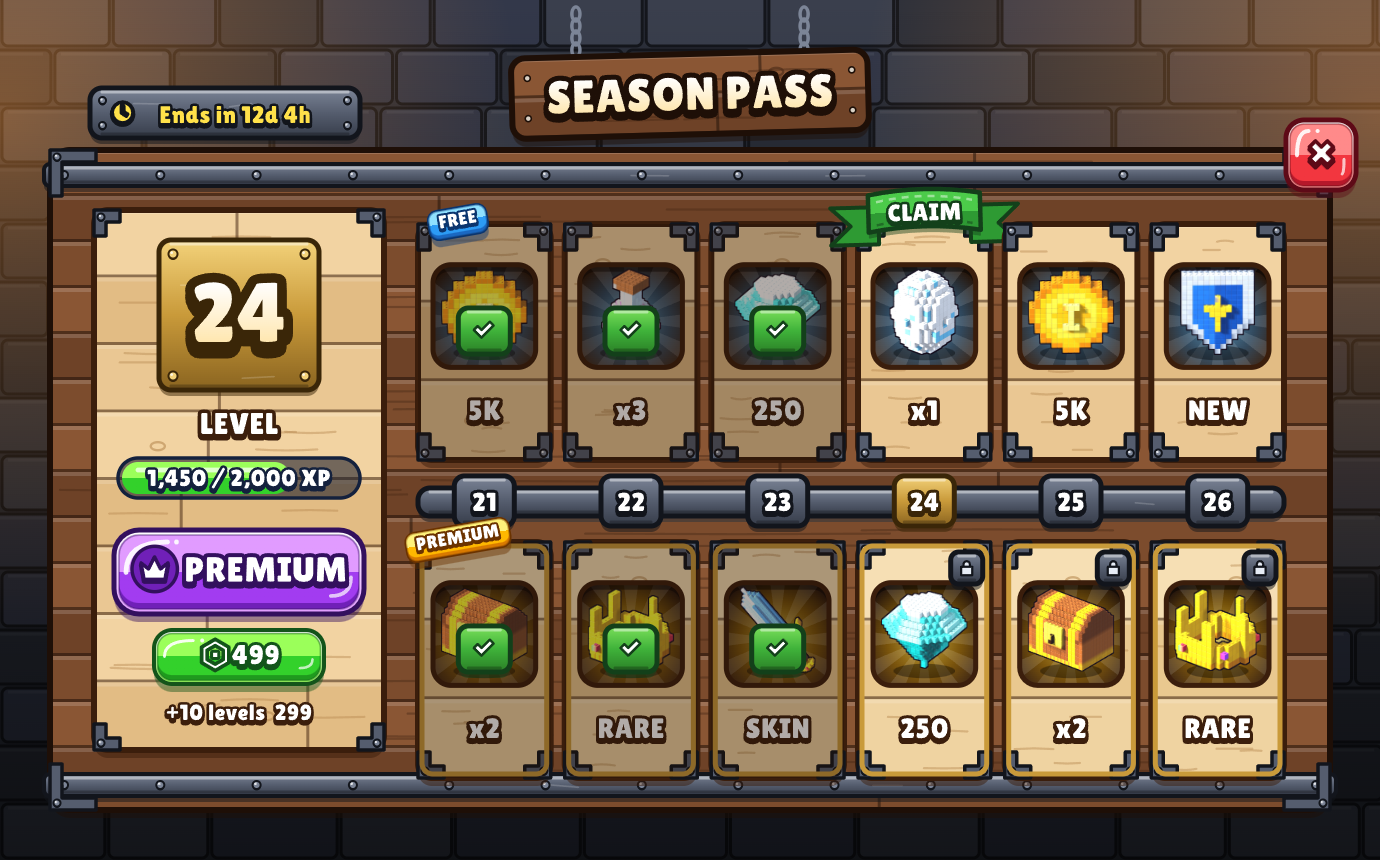

Generate this figure with Python:
"""Screen 4 v2 - season pass as a QUEST BOARD: stone wall, walnut board, oak reward plaques,
iron rail with brass level plates, premium row trimmed in brass. Colour only as accents."""
import os, sys
sys.path.insert(0, os.path.join(os.path.dirname(os.path.abspath(__file__)), '..', 'kit'))
from uikit import *
from materials import *

W, H = 1380, 860
d = Doc(W, H, seed=8)
d.add(stone_wall(d, W, H), torch_glow(d, 0, 120, 520), torch_glow(d, W, 120, 520))
d.add(f'<rect width="{W}" height="{H}" fill="{d.lin([(0, "#00000000"), (1, "#000000AA")])}"/>')
BX, BY, BW, BH = 50, 150, 1280, 660
d.add(planks(d, BX, BY, BW, BH, tone=WALNUT, ph=46, r=20, name='Board', nails=None))
d.add(iron_band(d, BX - 6, BY + 14, BW + 12), iron_band(d, BX - 6, BY + BH - 36, BW + 12), iron_corners(BX, BY, BW, BH, 46))
d.add(hanging_sign(d, W / 2, BY - 96, 'SEASON PASS', tone=WALNUT, size=46, chain=True))
d.add(close_button(d, BX + BW - 44, BY - 30, 70))
d.add(plate(d, BX + 40, BY - 62, 270, 50, name='Timer'), glyph3d('clock', BX + 72, BY - 38, 1.05, '#FFE14A', IRON['t']),
      T(BX + 185, BY - 27, 'Ends in 12d 4h', 24, fill='#FFE14A', outline=IRON['t']))

# level panel
lx, ly, lw, lh = BX + 44, BY + 60, 290, 540
d.add(oak_card(d, lx, ly, lw, lh, 'Level Panel'))
d.add(plate(d, lx + lw / 2 - 80, ly + 30, 160, 150, tone=BRASS, name='Level Plate'))
d.add(T(lx + lw / 2, ly + 132, '24', 84, fill=d.lin([(0, '#FFFFFF'), (1, '#FFE7B0')]), outline=BRASS['t']))
d.add(T(lx + lw / 2, ly + 224, 'LEVEL', 30, outline=OAK['t']))
d.add(pill_bar(d, lx + 24, ly + 248, lw - 48, 40, .72, PAL['green'], '1,450 / 2,000 XP'))
d.add(button(d, lx + 20, ly + 320, lw - 40, 84, PAL['purple'], 'PREMIUM', icon='crown'))
d.add(price(d, lx + 60, ly + 420, lw - 120, 54, 499))
d.add(T(lx + lw / 2, ly + 510, '+10 levels  299', 22, outline=OAK['t']))

tx0 = lx + lw + 34
tw = BX + BW - 46 - tx0
cw = (tw - 5 * 14) / 6
rail_y = BY + 352
free = [('coin', '5K'), ('potion', 'x3'), ('gem', '250'), ('egg', 'x1'), ('coin', '5K'), ('shield', 'NEW')]
prem = [('chest', 'x2'), ('crown', 'RARE'), ('sword', 'SKIN'), ('gem', '250'), ('chest', 'x2'), ('crown', 'RARE')]
d.add(plate(d, tx0, rail_y - 14, tw, 28, name='Rail', rivets=False))
cur = 24
for i, t in enumerate(range(21, 27)):
    x = tx0 + i * (cw + 14)
    claimed, now = t < cur, t == cur
    for row, (ren, amt) in ((0, free[i]), (1, prem[i])):
        y = BY + 74 if row == 0 else rail_y + 40
        h = 236
        d.add(oak_card(d, x, y, cw, h, f'Tier {t} {row}', tone=OAK if row == 0 else dict(OAK, a='#F6DFB4', b='#E9C88F')))
        if row == 1:
            d.add(f'<rect x="{f(x + 4)}" y="{f(y + 4)}" width="{f(cw - 8)}" height="{h - 8}" rx="11" fill="none" stroke="{BRASS["b"]}" stroke-width="5"/>')
        d.add(item_window(d, x + cw / 2, y + 92, cw - 30, ren, PAL['gold'] if row else PAL['blue'], base=('#24150B', '#3E2615'), out=OAK['t'], item_scale=.84))
        d.add(T(x + cw / 2, y + 196, amt, 28, outline=OAK['t']))
        if claimed:
            d.add(f'<rect x="{f(x)}" y="{f(y)}" width="{f(cw)}" height="{h}" rx="14" fill="#1E0F07" fill-opacity=".35"/>')
            d.add(plate(d, x + cw / 2 - 26, y + h / 2 - 34, 52, 46, tone=dict(a='#7BE05A', b='#3FB23A', d='#2A7F26', t='#13401A'), r=10, rivets=False, name='Tick'))
            d.add(glyph('check', x + cw / 2, y + h / 2 - 12, 1.15, '#FFF', '#13401A', 2.6))
        elif row == 1:
            d.add(plate(d, x + cw - 40, y + 10, 32, 32, r=8, rivets=False, name='Lock'))
            d.add(glyph('lock', x + cw - 24, y + 26, .8, '#E6ECF5', IRON['t'], 2.2))
    tone = BRASS if now else IRON
    d.add(plate(d, x + cw / 2 - 30, rail_y - 26, 60, 50, tone=tone, r=10, rivets=False, name=f'Node {t}'))
    d.add(T(x + cw / 2, rail_y + 9, str(t), 26, outline=tone['t']))
    if now:
        d.add(cloth_banner(d, x + cw / 2, BY + 44, 'CLAIM', cloth=('#4CCB4A', '#2E9A33', '#13401A'), size=24))
for lab, y in (('FREE', BY + 74), ('PREMIUM', rail_y + 40)):
    d.add(tag(d, tx0 + 40, y - 2, lab, PAL['blue'] if lab == 'FREE' else PAL['gold'], rot=-10, size=18))
out = os.path.join(os.path.dirname(os.path.abspath(__file__)), '.')
d.save(f'{out}/battle_pass_v2.svg'); render(f'{out}/battle_pass_v2.svg', f'{out}/battle_pass_v2.png'); print('ok')
